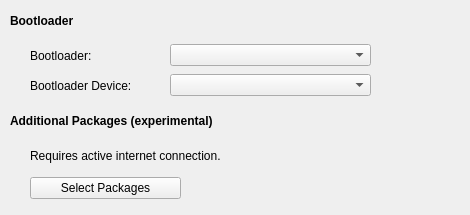
       <widget class="QWidget" name="advancedPage">
        <widget class="QWidget" name="verticalLayoutWidget_15">
         <property name="geometry">
          <rect>
           <x>10</x>
           <y>10</y>
           <width>451</width>
           <height>21</height>
          </rect>
         </property>
         <layout class="QVBoxLayout" name="verticalLayout_15">
          <item>
           <widget class="QLabel" name="bootloaderLabel">
            <property name="font">
             <font>
              <weight>75</weight>
              <bold>true</bold>
             </font>
            </property>
            <property name="text">
             <string>Bootloader</string>
            </property>
           </widget>
          </item>
         </layout>
        </widget>
        <widget class="QWidget" name="horizontalLayoutWidget_8">
         <property name="geometry">
          <rect>
           <x>30</x>
           <y>70</y>
           <width>131</width>
           <height>31</height>
          </rect>
         </property>
         <layout class="QHBoxLayout" name="horizontalLayout_8">
          <item>
           <widget class="QLabel" name="label_6">
            <property name="text">
             <string>Bootloader Device:</string>
            </property>
           </widget>
          </item>
         </layout>
        </widget>
        <widget class="QWidget" name="horizontalLayoutWidget_9">
         <property name="geometry">
          <rect>
           <x>170</x>
           <y>70</y>
           <width>201</width>
           <height>31</height>
          </rect>
         </property>
         <layout class="QHBoxLayout" name="horizontalLayout_9">
          <item>
           <widget class="QComboBox" name="bootloaderDeviceComboBox"/>
          </item>
         </layout>
        </widget>
        <widget class="QWidget" name="horizontalLayoutWidget_10">
         <property name="geometry">
          <rect>
           <x>30</x>
           <y>40</y>
           <width>131</width>
           <height>31</height>
          </rect>
         </property>
         <layout class="QHBoxLayout" name="horizontalLayout_10">
          <item>
           <widget class="QLabel" name="label_7">
            <property name="text">
             <string>Bootloader:</string>
            </property>
           </widget>
          </item>
         </layout>
        </widget>
        <widget class="QWidget" name="horizontalLayoutWidget_11">
         <property name="geometry">
          <rect>
           <x>170</x>
           <y>40</y>
           <width>201</width>
           <height>31</height>
          </rect>
         </property>
         <layout class="QHBoxLayout" name="horizontalLayout_11">
          <item>
           <widget class="QComboBox" name="bootloaderTypeComboBox"/>
          </item>
         </layout>
        </widget>
        <widget class="QWidget" name="horizontalLayoutWidget_14">
         <property name="geometry">
          <rect>
           <x>30</x>
           <y>170</y>
           <width>151</width>
           <height>36</height>
          </rect>
         </property>
         <layout class="QHBoxLayout" name="horizontalLayout_14">
          <item>
           <widget class="QPushButton" name="packageSelectorButton">
            <property name="layoutDirection">
             <enum>Qt::LeftToRight</enum>
            </property>
            <property name="autoFillBackground">
             <bool>false</bool>
            </property>
            <property name="text">
             <string>Select Packages</string>
            </property>
           </widget>
          </item>
         </layout>
        </widget>
        <widget class="QWidget" name="verticalLayoutWidget_39">
         <property name="geometry">
          <rect>
           <x>10</x>
           <y>110</y>
           <width>451</width>
           <height>21</height>
          </rect>
         </property>
         <layout class="QVBoxLayout" name="verticalLayout_39">
          <item>
           <widget class="QLabel" name="bootloaderLabel_2">
            <property name="font">
             <font>
              <weight>75</weight>
              <bold>true</bold>
             </font>
            </property>
            <property name="text">
             <string>Additional Packages (experimental)</string>
            </property>
           </widget>
          </item>
         </layout>
        </widget>
        <widget class="QWidget" name="horizontalLayoutWidget_12">
         <property name="geometry">
          <rect>
           <x>30</x>
           <y>140</y>
           <width>242</width>
           <height>31</height>
          </rect>
         </property>
         <layout class="QHBoxLayout" name="horizontalLayout_12">
          <item>
           <widget class="QLabel" name="label_22">
            <property name="text">
             <string>Requires active internet connection.</string>
            </property>
           </widget>
          </item>
         </layout>
        </widget>
       </widget>
